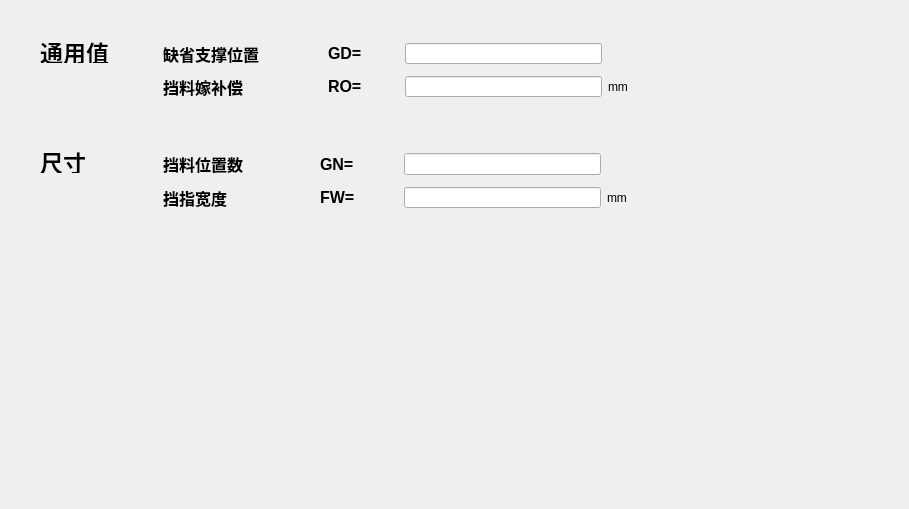
   <widget class="QWidget" name="tab_8">
    <attribute name="title">
     <string>后挡料几何尺寸</string>
    </attribute>
    <widget class="QWidget" name="widget_15" native="true">
     <property name="geometry">
      <rect>
       <x>0</x>
       <y>0</y>
       <width>900</width>
       <height>500</height>
      </rect>
     </property>
     <widget class="QLabel" name="label_228">
      <property name="geometry">
       <rect>
        <x>40</x>
        <y>40</y>
        <width>71</width>
        <height>23</height>
       </rect>
      </property>
      <property name="font">
       <font>
        <pointsize>17</pointsize>
        <weight>75</weight>
        <bold>true</bold>
       </font>
      </property>
      <property name="text">
       <string>通用值</string>
      </property>
     </widget>
     <widget class="QLabel" name="label_238">
      <property name="geometry">
       <rect>
        <x>40</x>
        <y>150</y>
        <width>51</width>
        <height>23</height>
       </rect>
      </property>
      <property name="font">
       <font>
        <pointsize>17</pointsize>
        <weight>75</weight>
        <bold>true</bold>
       </font>
      </property>
      <property name="text">
       <string>尺寸</string>
      </property>
     </widget>
     <widget class="QLabel" name="label_4">
      <property name="geometry">
       <rect>
        <x>633</x>
        <y>43</y>
        <width>36</width>
        <height>16</height>
       </rect>
      </property>
      <property name="text">
       <string/>
      </property>
     </widget>
     <widget class="QLabel" name="label_27">
      <property name="geometry">
       <rect>
        <x>634</x>
        <y>153</y>
        <width>42</width>
        <height>16</height>
       </rect>
      </property>
      <property name="text">
       <string/>
      </property>
     </widget>
     <widget class="QWidget" name="layoutWidget">
      <property name="geometry">
       <rect>
        <x>163</x>
        <y>43</y>
        <width>515</width>
        <height>54</height>
       </rect>
      </property>
      <layout class="QGridLayout" name="gridLayout_13">
       <property name="verticalSpacing">
        <number>12</number>
       </property>
       <item row="0" column="0">
        <widget class="QLabel" name="label_226">
         <property name="font">
          <font>
           <pointsize>12</pointsize>
           <weight>75</weight>
           <bold>true</bold>
          </font>
         </property>
         <property name="text">
          <string>缺省支撑位置              </string>
         </property>
        </widget>
       </item>
       <item row="0" column="1">
        <widget class="QLabel" name="label_227">
         <property name="font">
          <font>
           <pointsize>12</pointsize>
           <weight>75</weight>
           <bold>true</bold>
          </font>
         </property>
         <property name="text">
          <string>GD=</string>
         </property>
        </widget>
       </item>
       <item row="0" column="2">
        <widget class="QLineEdit" name="line41">
         <property name="sizePolicy">
          <sizepolicy hsizetype="Fixed" vsizetype="Fixed">
           <horstretch>0</horstretch>
           <verstretch>0</verstretch>
          </sizepolicy>
         </property>
         <property name="minimumSize">
          <size>
           <width>197</width>
           <height>20</height>
          </size>
         </property>
         <property name="text">
          <string/>
         </property>
        </widget>
       </item>
       <item row="1" column="0">
        <widget class="QLabel" name="label_229">
         <property name="font">
          <font>
           <pointsize>12</pointsize>
           <weight>75</weight>
           <bold>true</bold>
          </font>
         </property>
         <property name="text">
          <string>挡料嫁补偿                </string>
         </property>
        </widget>
       </item>
       <item row="1" column="1">
        <widget class="QLabel" name="label_230">
         <property name="font">
          <font>
           <pointsize>12</pointsize>
           <weight>75</weight>
           <bold>true</bold>
          </font>
         </property>
         <property name="text">
          <string>RO=</string>
         </property>
        </widget>
       </item>
       <item row="1" column="2">
        <widget class="QLineEdit" name="line42">
         <property name="sizePolicy">
          <sizepolicy hsizetype="Fixed" vsizetype="Fixed">
           <horstretch>0</horstretch>
           <verstretch>0</verstretch>
          </sizepolicy>
         </property>
         <property name="minimumSize">
          <size>
           <width>197</width>
           <height>20</height>
          </size>
         </property>
         <property name="text">
          <string/>
         </property>
        </widget>
       </item>
       <item row="1" column="3">
        <widget class="QLabel" name="label_231">
         <property name="text">
          <string>mm     </string>
         </property>
        </widget>
       </item>
      </layout>
     </widget>
     <widget class="QWidget" name="layoutWidget">
      <property name="geometry">
       <rect>
        <x>163</x>
        <y>153</y>
        <width>522</width>
        <height>55</height>
       </rect>
      </property>
      <layout class="QGridLayout" name="gridLayout_14">
       <property name="verticalSpacing">
        <number>12</number>
       </property>
       <item row="0" column="0">
        <widget class="QLabel" name="label_239">
         <property name="font">
          <font>
           <pointsize>12</pointsize>
           <weight>75</weight>
           <bold>true</bold>
          </font>
         </property>
         <property name="text">
          <string>挡料位置数                </string>
         </property>
        </widget>
       </item>
       <item row="0" column="1">
        <widget class="QLabel" name="label_240">
         <property name="font">
          <font>
           <pointsize>12</pointsize>
           <weight>75</weight>
           <bold>true</bold>
          </font>
         </property>
         <property name="text">
          <string>GN=</string>
         </property>
        </widget>
       </item>
       <item row="0" column="2">
        <widget class="QLineEdit" name="line43">
         <property name="sizePolicy">
          <sizepolicy hsizetype="Fixed" vsizetype="Fixed">
           <horstretch>0</horstretch>
           <verstretch>0</verstretch>
          </sizepolicy>
         </property>
         <property name="minimumSize">
          <size>
           <width>197</width>
           <height>20</height>
          </size>
         </property>
         <property name="text">
          <string/>
         </property>
        </widget>
       </item>
       <item row="1" column="0">
        <widget class="QLabel" name="label_241">
         <property name="font">
          <font>
           <pointsize>12</pointsize>
           <weight>75</weight>
           <bold>true</bold>
          </font>
         </property>
         <property name="text">
          <string>挡指宽度                  </string>
         </property>
        </widget>
       </item>
       <item row="1" column="1">
        <widget class="QLabel" name="label_242">
         <property name="font">
          <font>
           <pointsize>12</pointsize>
           <weight>75</weight>
           <bold>true</bold>
          </font>
         </property>
         <property name="text">
          <string>FW=</string>
         </property>
        </widget>
       </item>
       <item row="1" column="2">
        <widget class="QLineEdit" name="line44">
         <property name="sizePolicy">
          <sizepolicy hsizetype="Fixed" vsizetype="Fixed">
           <horstretch>0</horstretch>
           <verstretch>0</verstretch>
          </sizepolicy>
         </property>
         <property name="minimumSize">
          <size>
           <width>197</width>
           <height>20</height>
          </size>
         </property>
         <property name="text">
          <string/>
         </property>
        </widget>
       </item>
       <item row="1" column="3">
        <widget class="QLabel" name="label_243">
         <property name="text">
          <string>mm      </string>
         </property>
        </widget>
       </item>
      </layout>
     </widget>
    </widget>
   </widget>
